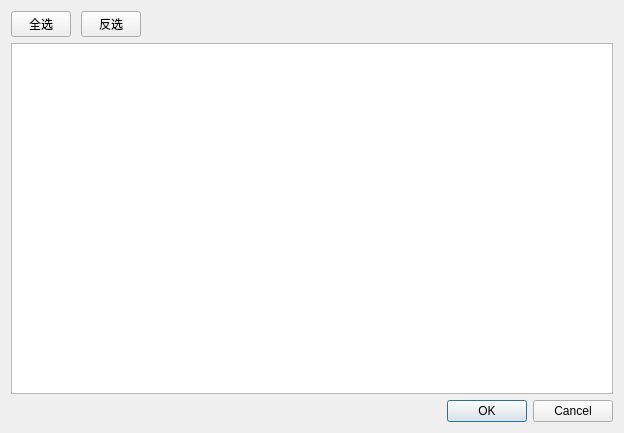
<?xml version="1.0" encoding="UTF-8"?>
<ui version="4.0">
 <class>StructTable</class>
 <widget class="QDialog" name="StructTable">
  <property name="geometry">
   <rect>
    <x>0</x>
    <y>0</y>
    <width>624</width>
    <height>433</height>
   </rect>
  </property>
  <property name="windowTitle">
   <string>Dialog</string>
  </property>
  <layout class="QVBoxLayout" name="verticalLayout">
   <item>
    <layout class="QHBoxLayout" name="horizontalLayout">
     <property name="spacing">
      <number>10</number>
     </property>
     <item>
      <widget class="QPushButton" name="selectAll">
       <property name="maximumSize">
        <size>
         <width>60</width>
         <height>16777215</height>
        </size>
       </property>
       <property name="text">
        <string>全选</string>
       </property>
      </widget>
     </item>
     <item>
      <widget class="QPushButton" name="invert">
       <property name="maximumSize">
        <size>
         <width>60</width>
         <height>16777215</height>
        </size>
       </property>
       <property name="text">
        <string>反选</string>
       </property>
      </widget>
     </item>
     <item>
      <spacer name="horizontalSpacer">
       <property name="orientation">
        <enum>Qt::Horizontal</enum>
       </property>
       <property name="sizeHint" stdset="0">
        <size>
         <width>40</width>
         <height>20</height>
        </size>
       </property>
      </spacer>
     </item>
    </layout>
   </item>
   <item>
    <widget class="QTableWidget" name="tableWidget"/>
   </item>
   <item>
    <widget class="QDialogButtonBox" name="buttonBox">
     <property name="orientation">
      <enum>Qt::Horizontal</enum>
     </property>
     <property name="standardButtons">
      <set>QDialogButtonBox::Cancel|QDialogButtonBox::Ok</set>
     </property>
    </widget>
   </item>
  </layout>
 </widget>
 <resources/>
 <connections>
  <connection>
   <sender>buttonBox</sender>
   <signal>accepted()</signal>
   <receiver>StructTable</receiver>
   <slot>accept()</slot>
   <hints>
    <hint type="sourcelabel">
     <x>248</x>
     <y>254</y>
    </hint>
    <hint type="destinationlabel">
     <x>157</x>
     <y>274</y>
    </hint>
   </hints>
  </connection>
  <connection>
   <sender>buttonBox</sender>
   <signal>rejected()</signal>
   <receiver>StructTable</receiver>
   <slot>reject()</slot>
   <hints>
    <hint type="sourcelabel">
     <x>316</x>
     <y>260</y>
    </hint>
    <hint type="destinationlabel">
     <x>286</x>
     <y>274</y>
    </hint>
   </hints>
  </connection>
 </connections>
</ui>
